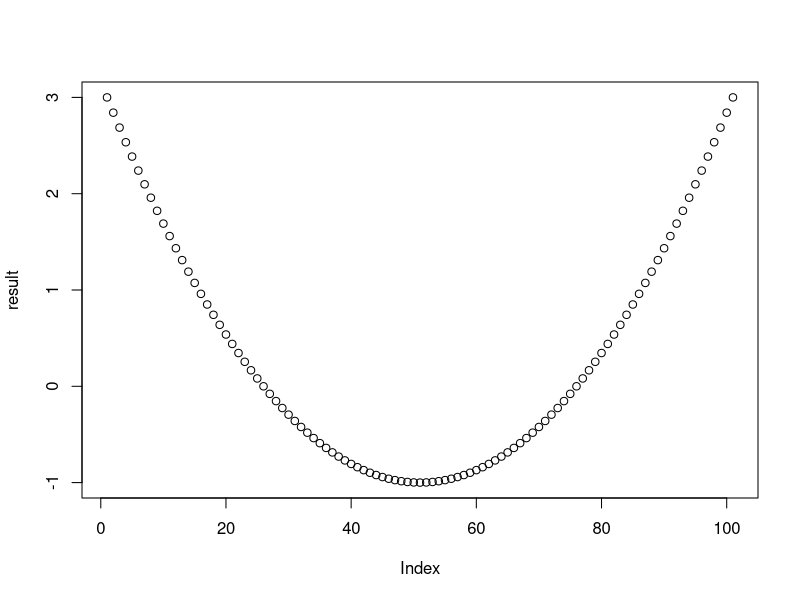

The R source for this figure:
MyFunction <- function(x, a=-1, b=0, c=1){
  a + b*x + c*x^2 
}

x <- seq(from = -2, to = 2, length.out = 101)

result <- MyFunction(x)
plot(result)